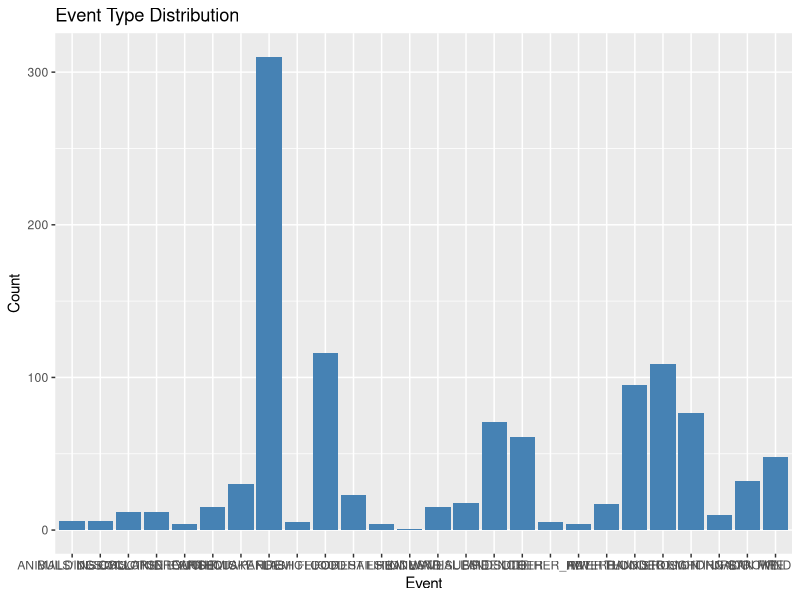
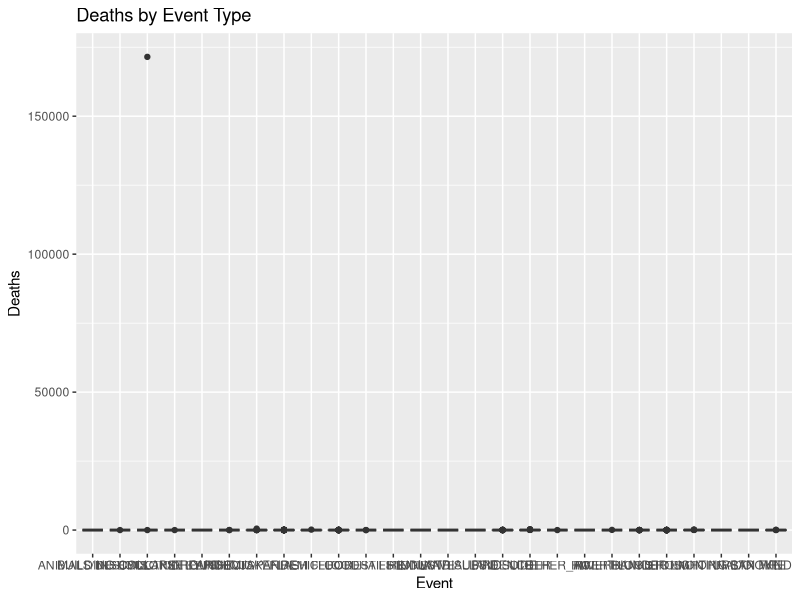
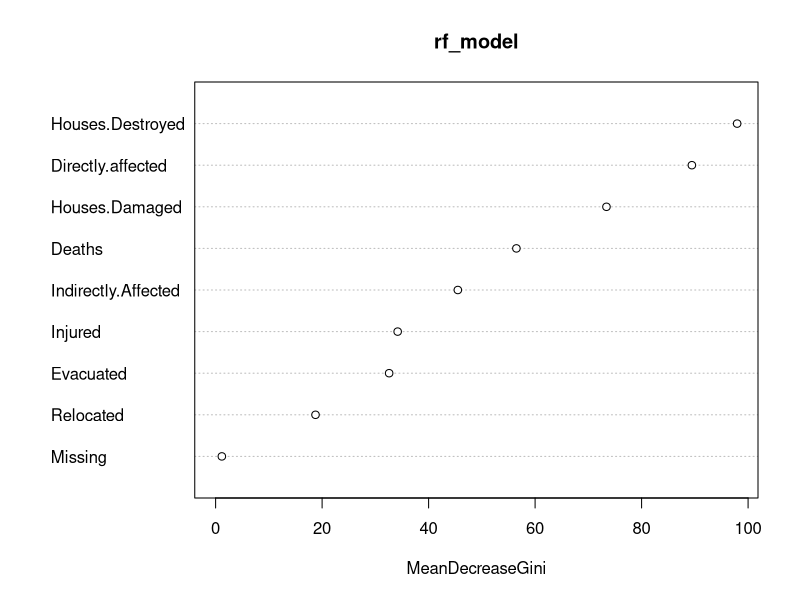
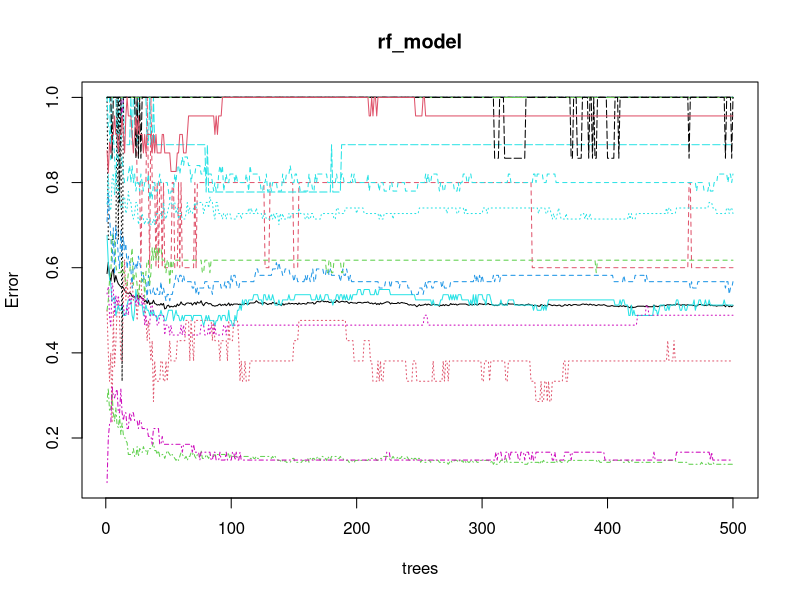

R code for these plots, in order:
install.packages("tidyverse")
install.packages("caret")
install.packages("datasets")
install.packages("readxl")
install.packages("rpart")
install.packages("rpart.plot")
install.packages("randomForest")
install.packages("xgboost")
install.packages("ggpubr")

  # 加载必要的 R 包
library(tidyverse)
library(readr)

# 读取数据
data <- read.csv("Myanmar_data.CSV")

# 查看数据前几行
head(data)

# 查看数据摘要
summary(data)


  # 检查缺失值
  sum(is.na(data)) # 返回数据集中缺失值总数

# 检查每列是否有缺失值
colSums(is.na(data))


  # 将 `Event` 转换为因子
  data$Event <- as.factor(data$Event)

# 查看因子的类别
levels(data$Event)


  # 统计不同事件的数量
  table(data$Event)

# 各数值变量的摘要统计
summary(data[, c("Deaths", "Injured", "Missing", "Houses.Destroyed", "Houses.Damaged")])


  library(ggplot2)

# 绘制事件类型的分布
ggplot(data, aes(x = Event)) +
  geom_bar(fill = "steelblue") +
  labs(title = "Event Type Distribution", x = "Event", y = "Count")

# 绘制不同事件的死亡人数分布箱线图
ggplot(data, aes(x = Event, y = Deaths, fill = Event)) +
  geom_boxplot() +
  labs(title = "Deaths by Event Type", x = "Event", y = "Deaths") +
  theme(legend.position = "none")


  # 加载机器学习相关包
  library(caret)

# 划分训练集和测试集
set.seed(123)
train_indices <- createDataPartition(data$Event, p = 0.7, list = FALSE)
trainset <- data[train_indices, ]
testset <- data[-train_indices, ]


  library(randomForest)

# 构建随机森林模型
set.seed(123)
rf_model <- randomForest(Event ~ Deaths + Injured + Missing + Houses.Destroyed +
                           Houses.Damaged + Directly.affected + Indirectly.Affected +
                           Relocated + Evacuated, data = trainset, ntree = 500)

# 查看模型
print(rf_model)

# 变量重要性
varImpPlot(rf_model)


  # 预测
  predictions <- predict(rf_model, newdata = testset)

# 混淆矩阵
confusionMatrix(predictions, testset$Event)


  # 绘制误差率收敛图
  plot(rf_model)

# 查看重要变量的数值
importance(rf_model)

